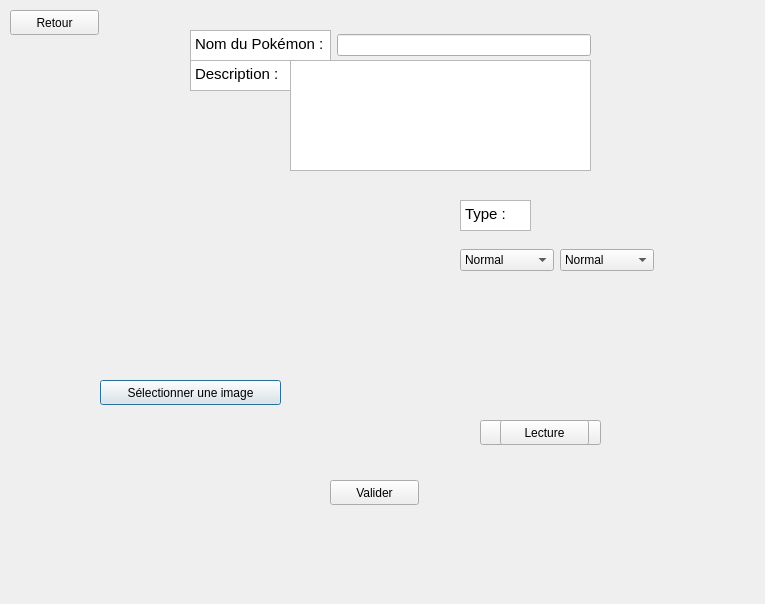
<?xml version="1.0" encoding="UTF-8"?>
<ui version="4.0">
 <class>Create_Page</class>
 <widget class="QDialog" name="Create_Page">
  <property name="geometry">
   <rect>
    <x>0</x>
    <y>0</y>
    <width>765</width>
    <height>604</height>
   </rect>
  </property>
  <property name="windowTitle">
   <string>Dialog</string>
  </property>
  <widget class="QPushButton" name="pushButton">
   <property name="geometry">
    <rect>
     <x>100</x>
     <y>380</y>
     <width>181</width>
     <height>25</height>
    </rect>
   </property>
   <property name="text">
    <string>Sélectionner une image</string>
   </property>
  </widget>
  <widget class="QTextBrowser" name="textBrowser_2">
   <property name="geometry">
    <rect>
     <x>460</x>
     <y>200</y>
     <width>71</width>
     <height>31</height>
    </rect>
   </property>
   <property name="html">
    <string>&lt;!DOCTYPE HTML PUBLIC &quot;-//W3C//DTD HTML 4.0//EN&quot; &quot;http://www.w3.org/TR/REC-html40/strict.dtd&quot;&gt;
&lt;html&gt;&lt;head&gt;&lt;meta name=&quot;qrichtext&quot; content=&quot;1&quot; /&gt;&lt;meta charset=&quot;utf-8&quot; /&gt;&lt;style type=&quot;text/css&quot;&gt;
p, li { white-space: pre-wrap; }
hr { height: 1px; border-width: 0; }
li.unchecked::marker { content: &quot;\2610&quot;; }
li.checked::marker { content: &quot;\2612&quot;; }
&lt;/style&gt;&lt;/head&gt;&lt;body style=&quot; font-family:'Ubuntu'; font-size:11pt; font-weight:400; font-style:normal;&quot;&gt;
&lt;p style=&quot; margin-top:0px; margin-bottom:0px; margin-left:0px; margin-right:0px; -qt-block-indent:0; text-indent:0px;&quot;&gt;Type :&lt;/p&gt;&lt;/body&gt;&lt;/html&gt;</string>
   </property>
  </widget>
  <widget class="QLabel" name="label">
   <property name="geometry">
    <rect>
     <x>60</x>
     <y>270</y>
     <width>261</width>
     <height>241</height>
    </rect>
   </property>
   <property name="text">
    <string/>
   </property>
  </widget>
  <widget class="QPushButton" name="pushButton_2">
   <property name="geometry">
    <rect>
     <x>10</x>
     <y>10</y>
     <width>89</width>
     <height>25</height>
    </rect>
   </property>
   <property name="text">
    <string>Retour</string>
   </property>
  </widget>
  <widget class="QWidget" name="horizontalLayoutWidget">
   <property name="geometry">
    <rect>
     <x>460</x>
     <y>230</y>
     <width>194</width>
     <height>61</height>
    </rect>
   </property>
   <layout class="QHBoxLayout" name="horizontalLayout">
    <item>
     <widget class="QComboBox" name="comboBox_type2">
      <item>
       <property name="text">
        <string>Normal</string>
       </property>
      </item>
      <item>
       <property name="text">
        <string>Plante</string>
       </property>
      </item>
      <item>
       <property name="text">
        <string>Feu</string>
       </property>
      </item>
      <item>
       <property name="text">
        <string>Eau</string>
       </property>
      </item>
      <item>
       <property name="text">
        <string>Électrik</string>
       </property>
      </item>
      <item>
       <property name="text">
        <string>Vol</string>
       </property>
      </item>
      <item>
       <property name="text">
        <string>Insecte</string>
       </property>
      </item>
      <item>
       <property name="text">
        <string>Roche</string>
       </property>
      </item>
      <item>
       <property name="text">
        <string>Sol</string>
       </property>
      </item>
      <item>
       <property name="text">
        <string>Psy</string>
       </property>
      </item>
      <item>
       <property name="text">
        <string>Poison</string>
       </property>
      </item>
      <item>
       <property name="text">
        <string>Spectre</string>
       </property>
      </item>
      <item>
       <property name="text">
        <string>Ténèbres</string>
       </property>
      </item>
      <item>
       <property name="text">
        <string>Acier</string>
       </property>
      </item>
      <item>
       <property name="text">
        <string>Combat</string>
       </property>
      </item>
      <item>
       <property name="text">
        <string>Glace</string>
       </property>
      </item>
      <item>
       <property name="text">
        <string>Dragon</string>
       </property>
      </item>
      <item>
       <property name="text">
        <string>Fée</string>
       </property>
      </item>
     </widget>
    </item>
    <item>
     <widget class="QComboBox" name="comboBox_type1">
      <item>
       <property name="text">
        <string>Normal</string>
       </property>
      </item>
      <item>
       <property name="text">
        <string>Plante</string>
       </property>
      </item>
      <item>
       <property name="text">
        <string>Feu</string>
       </property>
      </item>
      <item>
       <property name="text">
        <string>Eau</string>
       </property>
      </item>
      <item>
       <property name="text">
        <string>Électrik</string>
       </property>
      </item>
      <item>
       <property name="text">
        <string>Vol</string>
       </property>
      </item>
      <item>
       <property name="text">
        <string>Insecte</string>
       </property>
      </item>
      <item>
       <property name="text">
        <string>Roche</string>
       </property>
      </item>
      <item>
       <property name="text">
        <string>Sol</string>
       </property>
      </item>
      <item>
       <property name="text">
        <string>Psy</string>
       </property>
      </item>
      <item>
       <property name="text">
        <string>Poison</string>
       </property>
      </item>
      <item>
       <property name="text">
        <string>Spectre</string>
       </property>
      </item>
      <item>
       <property name="text">
        <string>Ténèbres</string>
       </property>
      </item>
      <item>
       <property name="text">
        <string>Acier</string>
       </property>
      </item>
      <item>
       <property name="text">
        <string>Combat</string>
       </property>
      </item>
      <item>
       <property name="text">
        <string>Glace</string>
       </property>
      </item>
      <item>
       <property name="text">
        <string>Dragon</string>
       </property>
      </item>
      <item>
       <property name="text">
        <string>Fée</string>
       </property>
      </item>
     </widget>
    </item>
   </layout>
  </widget>
  <widget class="QWidget" name="horizontalLayoutWidget_2">
   <property name="geometry">
    <rect>
     <x>190</x>
     <y>30</y>
     <width>401</width>
     <height>31</height>
    </rect>
   </property>
   <layout class="QHBoxLayout" name="horizontalLayout_2">
    <item>
     <widget class="QTextBrowser" name="textBrowser">
      <property name="maximumSize">
       <size>
        <width>141</width>
        <height>16777215</height>
       </size>
      </property>
      <property name="html">
       <string>&lt;!DOCTYPE HTML PUBLIC &quot;-//W3C//DTD HTML 4.0//EN&quot; &quot;http://www.w3.org/TR/REC-html40/strict.dtd&quot;&gt;
&lt;html&gt;&lt;head&gt;&lt;meta name=&quot;qrichtext&quot; content=&quot;1&quot; /&gt;&lt;meta charset=&quot;utf-8&quot; /&gt;&lt;style type=&quot;text/css&quot;&gt;
p, li { white-space: pre-wrap; }
hr { height: 1px; border-width: 0; }
li.unchecked::marker { content: &quot;\2610&quot;; }
li.checked::marker { content: &quot;\2612&quot;; }
&lt;/style&gt;&lt;/head&gt;&lt;body style=&quot; font-family:'Ubuntu'; font-size:11pt; font-weight:400; font-style:normal;&quot;&gt;
&lt;p style=&quot; margin-top:0px; margin-bottom:0px; margin-left:0px; margin-right:0px; -qt-block-indent:0; text-indent:0px;&quot;&gt;Nom du Pokémon :&lt;/p&gt;&lt;/body&gt;&lt;/html&gt;</string>
      </property>
     </widget>
    </item>
    <item>
     <widget class="QLineEdit" name="lineEdit_name"/>
    </item>
   </layout>
  </widget>
  <widget class="QTextBrowser" name="textBrowser_3">
   <property name="geometry">
    <rect>
     <x>190</x>
     <y>60</y>
     <width>101</width>
     <height>31</height>
    </rect>
   </property>
   <property name="html">
    <string>&lt;!DOCTYPE HTML PUBLIC &quot;-//W3C//DTD HTML 4.0//EN&quot; &quot;http://www.w3.org/TR/REC-html40/strict.dtd&quot;&gt;
&lt;html&gt;&lt;head&gt;&lt;meta name=&quot;qrichtext&quot; content=&quot;1&quot; /&gt;&lt;meta charset=&quot;utf-8&quot; /&gt;&lt;style type=&quot;text/css&quot;&gt;
p, li { white-space: pre-wrap; }
hr { height: 1px; border-width: 0; }
li.unchecked::marker { content: &quot;\2610&quot;; }
li.checked::marker { content: &quot;\2612&quot;; }
&lt;/style&gt;&lt;/head&gt;&lt;body style=&quot; font-family:'Ubuntu'; font-size:11pt; font-weight:400; font-style:normal;&quot;&gt;
&lt;p style=&quot; margin-top:0px; margin-bottom:0px; margin-left:0px; margin-right:0px; -qt-block-indent:0; text-indent:0px;&quot;&gt;Description :&lt;/p&gt;&lt;/body&gt;&lt;/html&gt;</string>
   </property>
  </widget>
  <widget class="QPlainTextEdit" name="plainTextEdit_description">
   <property name="geometry">
    <rect>
     <x>290</x>
     <y>60</y>
     <width>301</width>
     <height>111</height>
    </rect>
   </property>
  </widget>
  <widget class="QPushButton" name="pushButton_3">
   <property name="geometry">
    <rect>
     <x>480</x>
     <y>420</y>
     <width>121</width>
     <height>25</height>
    </rect>
   </property>
   <property name="text">
    <string>Ajouter un cri</string>
   </property>
  </widget>
  <widget class="QPushButton" name="pushButton_4">
   <property name="geometry">
    <rect>
     <x>500</x>
     <y>420</y>
     <width>89</width>
     <height>25</height>
    </rect>
   </property>
   <property name="text">
    <string>Lecture</string>
   </property>
  </widget>
  <widget class="QPushButton" name="pushButton_validate">
   <property name="geometry">
    <rect>
     <x>330</x>
     <y>480</y>
     <width>89</width>
     <height>25</height>
    </rect>
   </property>
   <property name="text">
    <string>Valider</string>
   </property>
  </widget>
  <zorder>textBrowser_2</zorder>
  <zorder>label</zorder>
  <zorder>pushButton</zorder>
  <zorder>pushButton_2</zorder>
  <zorder>horizontalLayoutWidget</zorder>
  <zorder>horizontalLayoutWidget_2</zorder>
  <zorder>textBrowser_3</zorder>
  <zorder>plainTextEdit_description</zorder>
  <zorder>pushButton_3</zorder>
  <zorder>pushButton_4</zorder>
  <zorder>pushButton_validate</zorder>
 </widget>
 <resources/>
 <connections/>
</ui>
